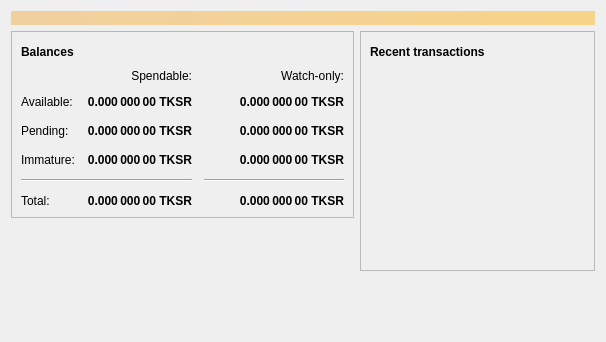
<?xml version="1.0" encoding="UTF-8"?>
<ui version="4.0">
 <class>OverviewPage</class>
 <widget class="QWidget" name="OverviewPage">
  <property name="geometry">
   <rect>
    <x>0</x>
    <y>0</y>
    <width>606</width>
    <height>342</height>
   </rect>
  </property>
  <property name="windowTitle">
   <string>Form</string>
  </property>
  <layout class="QVBoxLayout" name="topLayout">
   <item>
    <widget class="QLabel" name="labelAlerts">
     <property name="visible">
      <bool>false</bool>
     </property>
     <property name="styleSheet">
      <string notr="true">background-color: qlineargradient(x1: 0, y1: 0, x2: 1, y2: 0, stop:0 #F0D0A0, stop:1 #F8D488); color:#000000;</string>
     </property>
     <property name="wordWrap">
      <bool>true</bool>
     </property>
     <property name="margin">
      <number>3</number>
     </property>
    </widget>
   </item>
   <item>
    <layout class="QHBoxLayout" name="horizontalLayout" stretch="1,1">
     <item>
      <layout class="QVBoxLayout" name="verticalLayout_2">
       <item>
        <widget class="QFrame" name="frame">
         <property name="frameShape">
          <enum>QFrame::StyledPanel</enum>
         </property>
         <property name="frameShadow">
          <enum>QFrame::Raised</enum>
         </property>
         <layout class="QVBoxLayout" name="verticalLayout_4">
          <item>
           <layout class="QHBoxLayout" name="horizontalLayout_4">
            <item>
             <widget class="QLabel" name="label_5">
              <property name="font">
               <font>
                <weight>75</weight>
                <bold>true</bold>
               </font>
              </property>
              <property name="text">
               <string>Balances</string>
              </property>
             </widget>
            </item>
            <item>
             <widget class="QPushButton" name="labelWalletStatus">
              <property name="enabled">
               <bool>false</bool>
              </property>
              <property name="maximumSize">
               <size>
                <width>30</width>
                <height>16777215</height>
               </size>
              </property>
              <property name="toolTip">
               <string>The displayed information may be out of date. Your wallet automatically synchronizes with the Bitcoin network after a connection is established, but this process has not completed yet.</string>
              </property>
              <property name="text">
               <string/>
              </property>
              <property name="icon">
               <iconset resource="../bitcoin.qrc">
                <normaloff>:/icons/warning</normaloff>
                <disabledoff>:/icons/warning</disabledoff>:/icons/warning</iconset>
              </property>
              <property name="iconSize">
               <size>
                <width>24</width>
                <height>24</height>
               </size>
              </property>
              <property name="flat">
               <bool>true</bool>
              </property>
             </widget>
            </item>
            <item>
             <spacer name="horizontalSpacer_3">
              <property name="orientation">
               <enum>Qt::Horizontal</enum>
              </property>
              <property name="sizeHint" stdset="0">
               <size>
                <width>40</width>
                <height>20</height>
               </size>
              </property>
             </spacer>
            </item>
           </layout>
          </item>
          <item>
           <layout class="QGridLayout" name="gridLayout">
            <property name="spacing">
             <number>12</number>
            </property>
            <item row="2" column="2">
             <widget class="QLabel" name="labelWatchPending">
              <property name="font">
               <font>
                <weight>75</weight>
                <bold>true</bold>
               </font>
              </property>
              <property name="cursor">
               <cursorShape>IBeamCursor</cursorShape>
              </property>
              <property name="toolTip">
               <string>Unconfirmed transactions to watch-only addresses</string>
              </property>
              <property name="text">
               <string notr="true">0.000 000 00 TKSR</string>
              </property>
              <property name="alignment">
               <set>Qt::AlignRight|Qt::AlignTrailing|Qt::AlignVCenter</set>
              </property>
              <property name="textInteractionFlags">
               <set>Qt::LinksAccessibleByMouse|Qt::TextSelectableByKeyboard|Qt::TextSelectableByMouse</set>
              </property>
             </widget>
            </item>
            <item row="2" column="1">
             <widget class="QLabel" name="labelUnconfirmed">
              <property name="font">
               <font>
                <weight>75</weight>
                <bold>true</bold>
               </font>
              </property>
              <property name="cursor">
               <cursorShape>IBeamCursor</cursorShape>
              </property>
              <property name="toolTip">
               <string>Total of transactions that have yet to be confirmed, and do not yet count toward the spendable balance</string>
              </property>
              <property name="text">
               <string notr="true">0.000 000 00 TKSR</string>
              </property>
              <property name="alignment">
               <set>Qt::AlignRight|Qt::AlignTrailing|Qt::AlignVCenter</set>
              </property>
              <property name="textInteractionFlags">
               <set>Qt::LinksAccessibleByMouse|Qt::TextSelectableByKeyboard|Qt::TextSelectableByMouse</set>
              </property>
             </widget>
            </item>
            <item row="3" column="2">
             <widget class="QLabel" name="labelWatchImmature">
              <property name="font">
               <font>
                <weight>75</weight>
                <bold>true</bold>
               </font>
              </property>
              <property name="cursor">
               <cursorShape>IBeamCursor</cursorShape>
              </property>
              <property name="toolTip">
               <string>Mined balance in watch-only addresses that has not yet matured</string>
              </property>
              <property name="text">
               <string notr="true">0.000 000 00 TKSR</string>
              </property>
              <property name="alignment">
               <set>Qt::AlignRight|Qt::AlignTrailing|Qt::AlignVCenter</set>
              </property>
              <property name="textInteractionFlags">
               <set>Qt::LinksAccessibleByMouse|Qt::TextSelectableByKeyboard|Qt::TextSelectableByMouse</set>
              </property>
             </widget>
            </item>
            <item row="4" column="0" colspan="2">
             <widget class="Line" name="line">
              <property name="orientation">
               <enum>Qt::Horizontal</enum>
              </property>
             </widget>
            </item>
            <item row="4" column="2">
             <widget class="Line" name="lineWatchBalance">
              <property name="sizePolicy">
               <sizepolicy hsizetype="Preferred" vsizetype="Fixed">
                <horstretch>0</horstretch>
                <verstretch>0</verstretch>
               </sizepolicy>
              </property>
              <property name="minimumSize">
               <size>
                <width>140</width>
                <height>0</height>
               </size>
              </property>
              <property name="orientation">
               <enum>Qt::Horizontal</enum>
              </property>
             </widget>
            </item>
            <item row="5" column="0">
             <widget class="QLabel" name="labelTotalText">
              <property name="text">
               <string>Total:</string>
              </property>
             </widget>
            </item>
            <item row="3" column="1">
             <widget class="QLabel" name="labelImmature">
              <property name="font">
               <font>
                <weight>75</weight>
                <bold>true</bold>
               </font>
              </property>
              <property name="cursor">
               <cursorShape>IBeamCursor</cursorShape>
              </property>
              <property name="toolTip">
               <string>Mined balance that has not yet matured</string>
              </property>
              <property name="text">
               <string notr="true">0.000 000 00 TKSR</string>
              </property>
              <property name="alignment">
               <set>Qt::AlignRight|Qt::AlignTrailing|Qt::AlignVCenter</set>
              </property>
              <property name="textInteractionFlags">
               <set>Qt::LinksAccessibleByMouse|Qt::TextSelectableByKeyboard|Qt::TextSelectableByMouse</set>
              </property>
             </widget>
            </item>
            <item row="2" column="3">
             <spacer name="horizontalSpacer_2">
              <property name="orientation">
               <enum>Qt::Horizontal</enum>
              </property>
              <property name="sizeHint" stdset="0">
               <size>
                <width>40</width>
                <height>20</height>
               </size>
              </property>
             </spacer>
            </item>
            <item row="3" column="0">
             <widget class="QLabel" name="labelImmatureText">
              <property name="text">
               <string>Immature:</string>
              </property>
             </widget>
            </item>
            <item row="5" column="1">
             <widget class="QLabel" name="labelTotal">
              <property name="font">
               <font>
                <weight>75</weight>
                <bold>true</bold>
               </font>
              </property>
              <property name="cursor">
               <cursorShape>IBeamCursor</cursorShape>
              </property>
              <property name="toolTip">
               <string>Your current total balance</string>
              </property>
              <property name="text">
               <string notr="true">0.000 000 00 TKSR</string>
              </property>
              <property name="alignment">
               <set>Qt::AlignRight|Qt::AlignTrailing|Qt::AlignVCenter</set>
              </property>
              <property name="textInteractionFlags">
               <set>Qt::LinksAccessibleByMouse|Qt::TextSelectableByKeyboard|Qt::TextSelectableByMouse</set>
              </property>
             </widget>
            </item>
            <item row="5" column="2">
             <widget class="QLabel" name="labelWatchTotal">
              <property name="font">
               <font>
                <weight>75</weight>
                <bold>true</bold>
               </font>
              </property>
              <property name="cursor">
               <cursorShape>IBeamCursor</cursorShape>
              </property>
              <property name="toolTip">
               <string>Current total balance in watch-only addresses</string>
              </property>
              <property name="text">
               <string notr="true">0.000 000 00 TKSR</string>
              </property>
              <property name="alignment">
               <set>Qt::AlignRight|Qt::AlignTrailing|Qt::AlignVCenter</set>
              </property>
              <property name="textInteractionFlags">
               <set>Qt::LinksAccessibleByMouse|Qt::TextSelectableByKeyboard|Qt::TextSelectableByMouse</set>
              </property>
             </widget>
            </item>
            <item row="0" column="2">
             <widget class="QLabel" name="labelWatchonly">
              <property name="text">
               <string>Watch-only:</string>
              </property>
              <property name="alignment">
               <set>Qt::AlignRight|Qt::AlignTrailing|Qt::AlignVCenter</set>
              </property>
             </widget>
            </item>
            <item row="1" column="0">
             <widget class="QLabel" name="labelBalanceText">
              <property name="text">
               <string>Available:</string>
              </property>
             </widget>
            </item>
            <item row="1" column="1">
             <widget class="QLabel" name="labelBalance">
              <property name="font">
               <font>
                <weight>75</weight>
                <bold>true</bold>
               </font>
              </property>
              <property name="cursor">
               <cursorShape>IBeamCursor</cursorShape>
              </property>
              <property name="toolTip">
               <string>Your current spendable balance</string>
              </property>
              <property name="text">
               <string notr="true">0.000 000 00 TKSR</string>
              </property>
              <property name="alignment">
               <set>Qt::AlignRight|Qt::AlignTrailing|Qt::AlignVCenter</set>
              </property>
              <property name="textInteractionFlags">
               <set>Qt::LinksAccessibleByMouse|Qt::TextSelectableByKeyboard|Qt::TextSelectableByMouse</set>
              </property>
             </widget>
            </item>
            <item row="1" column="2">
             <widget class="QLabel" name="labelWatchAvailable">
              <property name="font">
               <font>
                <weight>75</weight>
                <bold>true</bold>
               </font>
              </property>
              <property name="cursor">
               <cursorShape>IBeamCursor</cursorShape>
              </property>
              <property name="toolTip">
               <string>Your current balance in watch-only addresses</string>
              </property>
              <property name="text">
               <string notr="true">0.000 000 00 TKSR</string>
              </property>
              <property name="alignment">
               <set>Qt::AlignRight|Qt::AlignTrailing|Qt::AlignVCenter</set>
              </property>
              <property name="textInteractionFlags">
               <set>Qt::LinksAccessibleByMouse|Qt::TextSelectableByKeyboard|Qt::TextSelectableByMouse</set>
              </property>
             </widget>
            </item>
            <item row="2" column="0">
             <widget class="QLabel" name="labelPendingText">
              <property name="text">
               <string>Pending:</string>
              </property>
             </widget>
            </item>
            <item row="0" column="1">
             <widget class="QLabel" name="labelSpendable">
              <property name="text">
               <string>Spendable:</string>
              </property>
              <property name="alignment">
               <set>Qt::AlignRight|Qt::AlignTrailing|Qt::AlignVCenter</set>
              </property>
             </widget>
            </item>
           </layout>
          </item>
         </layout>
        </widget>
       </item>
       <item>
        <spacer name="verticalSpacer">
         <property name="orientation">
          <enum>Qt::Vertical</enum>
         </property>
         <property name="sizeHint" stdset="0">
          <size>
           <width>20</width>
           <height>40</height>
          </size>
         </property>
        </spacer>
       </item>
      </layout>
     </item>
     <item>
      <layout class="QVBoxLayout" name="verticalLayout_3">
       <item>
        <widget class="QFrame" name="frame_2">
         <property name="frameShape">
          <enum>QFrame::StyledPanel</enum>
         </property>
         <property name="frameShadow">
          <enum>QFrame::Raised</enum>
         </property>
         <layout class="QVBoxLayout" name="verticalLayout">
          <item>
           <layout class="QHBoxLayout" name="horizontalLayout_2">
            <item>
             <widget class="QLabel" name="label_4">
              <property name="font">
               <font>
                <weight>75</weight>
                <bold>true</bold>
               </font>
              </property>
              <property name="text">
               <string>Recent transactions</string>
              </property>
             </widget>
            </item>
            <item>
             <widget class="QPushButton" name="labelTransactionsStatus">
              <property name="enabled">
               <bool>false</bool>
              </property>
              <property name="maximumSize">
               <size>
                <width>30</width>
                <height>16777215</height>
               </size>
              </property>
              <property name="toolTip">
               <string>The displayed information may be out of date. Your wallet automatically synchronizes with the Bitcoin network after a connection is established, but this process has not completed yet.</string>
              </property>
              <property name="text">
               <string/>
              </property>
              <property name="icon">
               <iconset resource="../bitcoin.qrc">
                <normaloff>:/icons/warning</normaloff>
                <disabledoff>:/icons/warning</disabledoff>:/icons/warning</iconset>
              </property>
              <property name="iconSize">
               <size>
                <width>24</width>
                <height>24</height>
               </size>
              </property>
              <property name="flat">
               <bool>true</bool>
              </property>
             </widget>
            </item>
            <item>
             <spacer name="horizontalSpacer">
              <property name="orientation">
               <enum>Qt::Horizontal</enum>
              </property>
              <property name="sizeHint" stdset="0">
               <size>
                <width>40</width>
                <height>20</height>
               </size>
              </property>
             </spacer>
            </item>
           </layout>
          </item>
          <item>
           <widget class="QListView" name="listTransactions">
            <property name="styleSheet">
             <string notr="true">QListView { background: transparent; }</string>
            </property>
            <property name="frameShape">
             <enum>QFrame::NoFrame</enum>
            </property>
            <property name="verticalScrollBarPolicy">
             <enum>Qt::ScrollBarAlwaysOff</enum>
            </property>
            <property name="horizontalScrollBarPolicy">
             <enum>Qt::ScrollBarAlwaysOff</enum>
            </property>
            <property name="selectionMode">
             <enum>QAbstractItemView::NoSelection</enum>
            </property>
           </widget>
          </item>
         </layout>
        </widget>
       </item>
       <item>
        <spacer name="verticalSpacer_2">
         <property name="orientation">
          <enum>Qt::Vertical</enum>
         </property>
         <property name="sizeHint" stdset="0">
          <size>
           <width>20</width>
           <height>40</height>
          </size>
         </property>
        </spacer>
       </item>
      </layout>
     </item>
    </layout>
   </item>
  </layout>
 </widget>
 <resources>
  <include location="../bitcoin.qrc"/>
 </resources>
 <connections/>
</ui>
